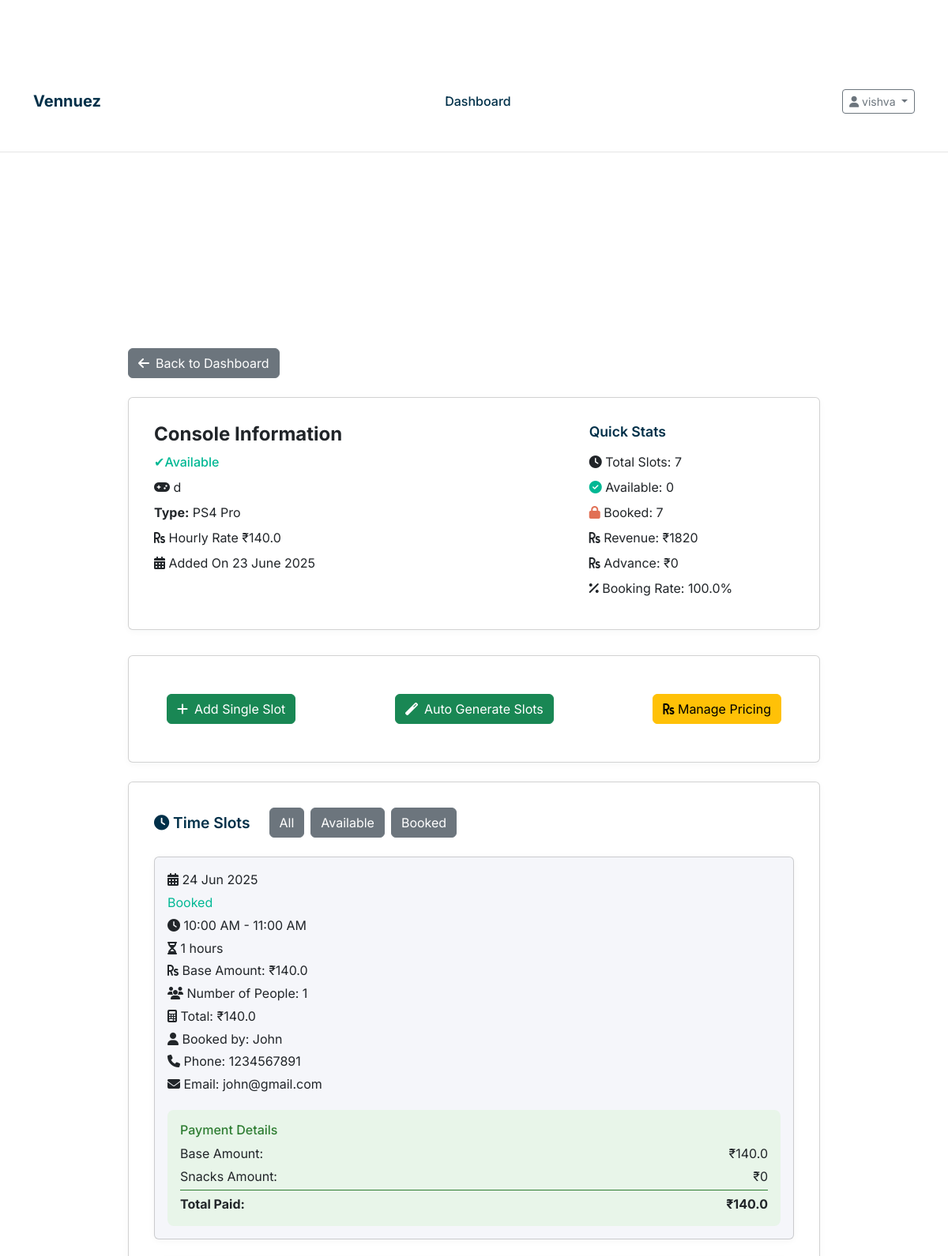
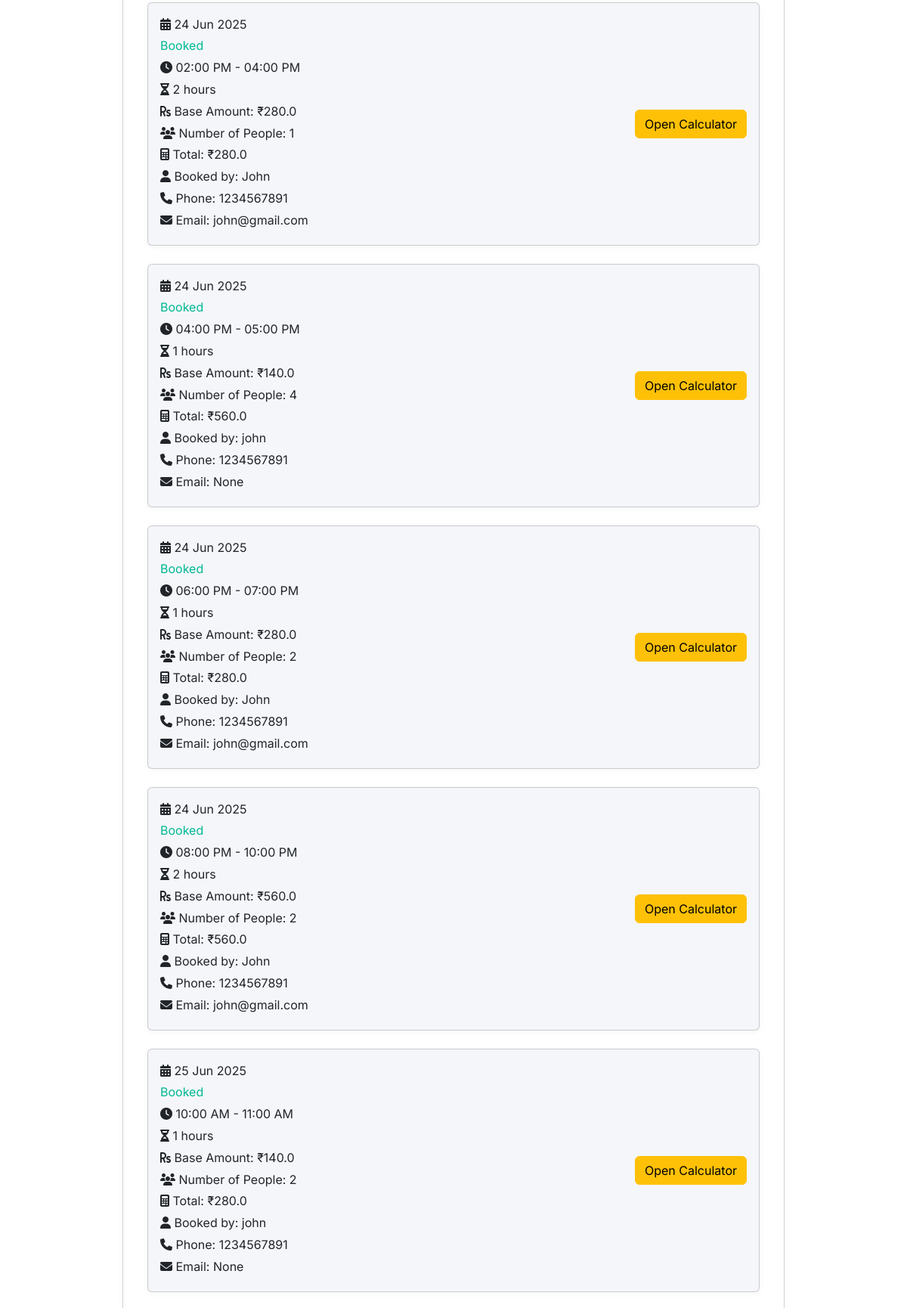
The app's page /console/1 (signed in, upper part) with its own data (2 pictures, top to bottom).
### models.py (models this page shows, shortened)
class Owner(UserMixin, db.Model):
    __tablename__ = 'owners'
    id = db.Column(db.Integer, primary_key=True)
    username = db.Column(db.String(80), unique=True, nullable=False)
    email = db.Column(db.String(120), unique=True, nullable=False)
    password_hash = db.Column(db.String(256), nullable=False)
    phone = db.Column(db.String(20), nullable=False)
    gaming_center_name = db.Column(db.String(200), nullable=False)
    address = db.Column(db.String(255), nullable=True)
    active = db.Column(db.Boolean, default=True)
    created_at = db.Column(db.DateTime, default=datetime.utcnow)
    latitude = db.Column(db.Float, nullable=True)
    longitude = db.Column(db.Float, nullable=True)
    google_maps_link = db.Column(db.String(500), nullable=True)
    amenities = db.Column(db.Text, nullable=True)  # Stored as JSON string
    venue_image1 = db.Column(db.String(500), nullable=True)
    venue_image2 = db.Column(db.String(500), nullable=True)
    venue_image3 = db.Column(db.String(500), nullable=True)
    venue_image4 = db.Column(db.String(500), nullable=True)
    images_uploaded = db.Column(db.Boolean, default=False)
    consoles = db.relationship('Console', backref='owner', lazy=True, cascade='all, delete-orphan')
    subscriptions = db.relationship("Subscription", back_populates="owner", cascade="all, delete")

class Console(db.Model):
    __tablename__ = 'consoles'
    id = db.Column(db.Integer, primary_key=True)
    name = db.Column(db.String(100), nullable=False)
    console_type = db.Column(db.String(50), nullable=False)
    hourly_rate = db.Column(db.Float, nullable=False)  # Rate per person per hour
    is_available = db.Column(db.Boolean, default=True)
    created_at = db.Column(db.DateTime, default=datetime.utcnow)
    owner_id = db.Column(db.Integer, db.ForeignKey('owners.id'), nullable=False)
    slots = db.relationship('TimeSlot', backref='console', lazy=True, cascade='all, delete-orphan')

class TimeSlot(db.Model):
    __tablename__ = 'time_slots'
    id = db.Column(db.Integer, primary_key=True)
    start_time = db.Column(db.DateTime, nullable=False)
    end_time = db.Column(db.DateTime, nullable=False)
    total_amount = db.Column(db.Float, nullable=False)
    advance_paid = db.Column(db.Float, default=0.0)  # Fixed advance amount
    is_booked = db.Column(db.Boolean, default=False)
    snacks_amount = db.Column(db.Float, default=0.0)
    final_amount = db.Column(db.Float, default=0.0)
    completed = db.Column(db.Boolean, default=False)
    number_of_people = db.Column(db.Integer, default=1)  # New field for number of people
    duration_hours = db.Column(db.Float, default=1.0)
    booking_id = db.Column(db.String(20), unique=True, nullable=True)
    customer_name = db.Column(db.String(100), nullable=True)
    customer_phone = db.Column(db.String(20), nullable=True)
    customer_email = db.Column(db.String(120), nullable=True)
    customer_age = db.Column(db.Integer, nullable=True)
    special_requests = db.Column(db.Text, nullable=True)
    contact_sms = db.Column(db.Boolean, default=True)
    contact_whatsapp = db.Column(db.Boolean, default=True)
    contact_email = db.Column(db.Boolean, default=False)
    payment_status = db.Column(db.String(20), default='pending')  # pending, paid, failed
    payment_id = db.Column(db.String(100), nullable=True)
    booking_time = db.Column(db.DateTime, nullable=True)
    created_at = db.Column(db.DateTime, default=datetime.utcnow)
    console_id = db.Column(db.Integer, db.ForeignKey('consoles.id'), nullable=False)
    user_id = db.Column(db.Integer, db.ForeignKey('users.id'), nullable=True)  # Optional for unregistered bookings

### routes.py (the view)
@app.route('/console/<int:console_id>')
@venue_details_required
def console_details(console_id):
    console = Console.query.get_or_404(console_id)
    if console.owner_id != current_user.id:
        flash('Access denied', 'error')
        return redirect(url_for('dashboard'))
    slots = TimeSlot.query.filter_by(console_id=console_id).order_by(TimeSlot.start_time).all()
    return render_template('console_details.html', console=console, slots=slots, now=datetime.now())

### templates/console_details.html (shortened to what this page needs)
{% extends "base.html" %}
{% block content %}
<section class="console-details" style="padding: 2rem 0;">
    <div class="container" style="max-width: 900px;">
        <a href="{{ url_for('dashboard') }}" class="btn btn-secondary mb-4"><i class="fas fa-arrow-left me-2"></i>Back to Dashboard</a>
        <div class="card" style="margin-bottom: 2rem;">
            <div style="display: flex; flex-wrap: wrap; justify-content: space-between; align-items: flex-start; gap: 2rem;">
                <div style="flex: 2; min-width: 260px;">
                    <h2 style="font-size: 1.5rem; font-weight: 700; margin-bottom: 0.5rem;">Console Information</h2>
                    <div style="margin-bottom: 0.5rem; color: var(--success); font-weight: 500;">
                        {% if console.is_available %}✔Available{% else %}Unavailable{% endif %}
                    </div>
                    <div style="margin-bottom: 0.5rem;"><i class="fas fa-gamepad"></i> {{ console.name }}</div>
                    <div style="margin-bottom: 0.5rem;"><strong>Type:</strong> {{ console.console_type }}</div>
                    <div style="margin-bottom: 0.5rem;"><i class="fas fa-rupee-sign"></i> Hourly Rate ₹{{ console.hourly_rate }}</div>
                    <div style="margin-bottom: 0.5rem;"><i class="fas fa-calendar-alt"></i> Added On {{ console.created_at.strftime('%d %B %Y') }}</div>
                </div>
                <div style="flex: 1; min-width: 220px;">
                    <h3 style="font-size: 1.1rem; font-weight: 600; margin-bottom: 1rem; color: var(--primary);">Quick Stats</h3>
                    <div style="margin-bottom: 0.5rem;"><i class="fas fa-clock"></i> Total Slots: {{ slots|length }}</div>
                    <div style="margin-bottom: 0.5rem;"><i class="fas fa-check-circle" style="color: var(--success);"></i> Available: {{ slots|rejectattr('is_booked')|list|length }}</div>
                    <div style="margin-bottom: 0.5rem;"><i class="fas fa-lock" style="color: var(--danger);"></i> Booked: {{ slots|selectattr('is_booked')|list|length }}</div>
                    <div style="margin-bottom: 0.5rem;"><i class="fas fa-rupee-sign"></i> Revenue: ₹{{ "%.0f"|format(slots|selectattr('is_booked')|sum(attribute='total_amount') or 0) }}</div>
                    <div style="margin-bottom: 0.5rem;"><i class="fas fa-rupee-sign"></i> Advance: ₹{{ "%.0f"|format(slots|selectattr('is_booked')|sum(attribute='advance_paid') or 0) }}</div>
                    <div style="margin-bottom: 0.5rem;"><i class="fas fa-percent"></i> Booking Rate: {{ "%.1f"|format((slots|selectattr('is_booked')|list|length / slots|length * 100) if slots else 0) }}%</div>
                </div>
            </div>
        </div>
        <div class="card mb-4">
            <div class="card-body d-flex justify-content-between align-items-center">
                <a href="{{ url_for('add_slot', console_id=console.id) }}" class="btn btn-success"  >
                    <i class="fas fa-plus me-2"></i>Add Single Slot
                </a>
                <a href="{{ url_for('auto_slots', console_id=console.id) }}" class="btn btn-success">
                    <i class="fas fa-magic me-2"></i>Auto Generate Slots
                </a>
                <a href="{{ url_for('manage_pricing', console_id=console.id) }}" class="btn btn-warning">
                    <i class="fas fa-rupee-sign"></i> Manage Pricing
                </a>
            </div>
        </div>
        <div class="card" style="margin-bottom: 2rem;">
            <div style="display: flex; align-items: center; gap: 1.5rem; margin-bottom: 1.5rem; flex-wrap: wrap;">
                <h3 style="font-size: 1.2rem; font-weight: 600; margin: 0; color: var(--primary);"><i class="fas fa-clock"></i> Time Slots</h3>
                <div style="display: flex; gap: 0.5rem;">
                    <form method="get" style="display: flex; gap: 0.5rem;">
                        <button type="submit" name="filter" value="all" class="btn btn-secondary" {% if filter == 'all' %}style="background: var(--accent); color: #fff;"{% endif %}>All</button>
                        <button type="submit" name="filter" value="available" class="btn btn-secondary" {% if filter == 'available' %}style="background: var(--accent); color: #fff;"{% endif %}>Available</button>
                        <button type="submit" name="filter" value="booked" class="btn btn-secondary" {% if filter == 'booked' %}style="background: var(--accent); color: #fff;"{% endif %}>Booked</button>
                    </form>
                </div>
            </div>
            <div style="display: flex; flex-direction: column; gap: 1.5rem;">
                {% for slot in slots %}
                <div class="card" style="background: var(--muted); padding: 1rem; margin: 0;" data-slot-id="{{ slot.id }}" data-end-time="{{ slot.end_time.isoformat() }}">
                    <div style="display: flex; flex-wrap: wrap; align-items: center; gap: 2rem; justify-content: space-between;">
                        <div style="flex: 2; min-width: 200px;">
                            <div style="margin-bottom: 0.3rem;"><i class="fas fa-calendar-alt"></i> {{ slot.start_time.strftime('%d %b %Y') }}</div>
                            <div style="margin-bottom: 0.3rem; color: var(--success);">{% if not slot.is_booked %}✔Available{% else %}Booked{% endif %}</div>
                            <div style="margin-bottom: 0.3rem;"><i class="fas fa-clock"></i> {{ slot.start_time.strftime('%I:%M %p') }} - {{ slot.end_time.strftime('%I:%M %p') }}</div>
                            <div style="margin-bottom: 0.3rem;"><i class="fas fa-hourglass-half"></i> {{ ((slot.end_time - slot.start_time).total_seconds() / 3600)|int }} hours</div>
                            <div style="margin-bottom: 0.3rem;"><i class="fas fa-rupee-sign"></i> Base Amount: ₹{{ slot.total_amount }}</div>
                            {% if slot.is_booked %}
                                <div style="margin-bottom: 0.3rem;"><i class="fas fa-users"></i> Number of People: {{ slot.number_of_people }}</div>
                                <div style="margin-bottom: 0.3rem;"><i class="fas fa-calculator"></i> Total: ₹{{ (console.hourly_rate * ((slot.end_time - slot.start_time).total_seconds() / 3600) * slot.number_of_people)|round(2) }}</div>
                                <div style="margin-bottom: 0.3rem;"><i class="fas fa-user"></i> Booked by: {{ slot.customer_name }}</div>
                                <div style="margin-bottom: 0.3rem;"><i class="fas fa-phone"></i> Phone: {{ slot.customer_phone }}</div>
                                <div style="margin-bottom: 0.3rem;"><i class="fas fa-envelope"></i> Email: {{ slot.customer_email }}</div>
                            {% endif %}
                        </div>
                        <div style="display: flex; flex-direction: column; gap: 0.5rem; min-width: 120px;">
                            {% if slot.is_booked and not slot.completed %}
                                <button class="btn btn-warning" type="button" onclick="toggleCalculator({{ slot.id }})" id="calc_btn_{{ slot.id }}">Open Calculator</button>
                            {% endif %}
                        </div>
                    </div>
                    {% if slot.completed %}
                    <div style="margin-top: 1rem; padding: 1rem; background: #e8f5e9; border-radius: 8px;">
                        <h4 style="margin-bottom: 0.5rem; font-size: 1rem; color: #2e7d32;">Payment Details</h4>
                        <div style="display: flex; justify-content: space-between; margin-bottom: 0.3rem;">
                            <span>Base Amount:</span>
                            <span>₹{{ slot.total_amount or 0 }}</span>
                        </div>
                        <div style="display: flex; justify-content: space-between; margin-bottom: 0.3rem;">
                            <span>Snacks Amount:</span>
                            <span>₹{{ slot.snacks_amount or 0 }}</span>
                            </div>
                        <div style="display: flex; justify-content: space-between; font-weight: bold; border-top: 1px solid #2e7d32; padding-top: 0.3rem;">
                            <span>Total Paid:</span>
                            <span>₹{{ slot.final_amount or 0 }}</span>
                            </div>
                    </div>
                    {% endif %}
                </div>
                {% else %}
                <div style="color: var(--secondary); font-size: 1.1rem;">No slots found.</div>
                {% endfor %}
            </div>
        </div>
    </div>
</section>
{% endblock %}

### templates/base.html (shortened to what this page needs)
<!DOCTYPE html>
<html lang="en">
<head>
  <link rel="stylesheet" href="{{ url_for('static', filename='css/main.css') }}">
  <link rel="stylesheet" href="https://cdnjs.cloudflare.com/ajax/libs/font-awesome/6.4.0/css/all.min.css" />
  <link href="https://cdn.jsdelivr.net/npm/bootstrap@5.3.0/dist/css/bootstrap.min.css" rel="stylesheet" />
</head>
<body>
  <nav class="navbar navbar-expand-md">
    <div class="container d-flex flex-wrap justify-content-between align-items-center">
      <a class="navbar-brand" href="{{ url_for('index') }}">Vennuez</a>
      <div class="d-none d-md-block mx-auto">
        {% if current_user.is_authenticated %}
          {% if session.user_type != 'owner' %}
            <a href="{{ url_for('user_dashboard') }}" class="nav-link {% if request.endpoint == 'user_dashboard' %}active{% endif %}">
              My Bookings
            </a>
          {% elif session.user_type == 'owner' %}
            <a href="{{ url_for('dashboard') }}" class="nav-link {% if request.endpoint == 'dashboard' %}active{% endif %}">
              Dashboard
            </a>
          {% endif %}
        {% endif %}
      </div>
      <div class="navbar-buttons">
        {% if current_user.is_authenticated %}
          <div class="dropdown">
            <button class="btn btn-outline-secondary dropdown-toggle btn-sm" data-bs-toggle="dropdown">
              <i class="fas fa-user"></i> {{ current_user.username }}
            </button>
          </div>
        {% endif %}
      </div>
    </div>
  </nav>
  <main class="container my-4">
    {% block content %}{% endblock %}
  </main>
</body>
</html>

### records on screen
Owner: username "vishva"
Console: name "d", console_type "PS4 Pro", hourly_rate "140.0", created_at "23 June 2025", hourly_rate.number_of_people "140.0", hourly_rate.number_of_people "280.0", hourly_rate.number_of_people "560.0"
TimeSlot: start_time "24 Jun 2025", is_booked "Booked", start_time "10:00 AM", end_time "11:00 AM", end_time+start_time "1", total_amount "140.0", number_of_people "1", customer_name "John", customer_phone "1234567891", customer_email "john@gmail.com", snacks_amount "0", final_amount "140.0"
TimeSlot: start_time "24 Jun 2025", is_booked "Booked", start_time "02:00 PM", end_time "04:00 PM", end_time+start_time "2", total_amount "280.0", number_of_people "1", customer_name "John", customer_phone "1234567891", customer_email "john@gmail.com"
TimeSlot: start_time "24 Jun 2025", is_booked "Booked", start_time "04:00 PM", end_time "05:00 PM", end_time+start_time "1", total_amount "140.0", number_of_people "4", customer_name "john", customer_phone "1234567891", customer_email "None"
TimeSlot: start_time "24 Jun 2025", is_booked "Booked", start_time "06:00 PM", end_time "07:00 PM", end_time+start_time "1", total_amount "280.0", number_of_people "2", customer_name "John", customer_phone "1234567891", customer_email "john@gmail.com"
TimeSlot: start_time "24 Jun 2025", is_booked "Booked", start_time "08:00 PM", end_time "10:00 PM", end_time+start_time "2", total_amount "560.0", number_of_people "2", customer_name "John", customer_phone "1234567891", customer_email "john@gmail.com"
TimeSlot: start_time "25 Jun 2025", is_booked "Booked", start_time "10:00 AM", end_time "11:00 AM", end_time+start_time "1", total_amount "140.0", number_of_people "2", customer_name "john", customer_phone "1234567891", customer_email "None"

### other values on screen
{{ slots|length }} "7"
{{ slots|rejectattr('is_booked')|list|length }} "0"
{{ slots|selectattr('is_booked')|list|length }} "7"
